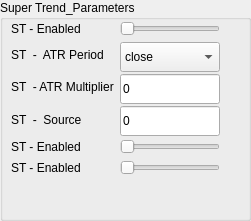
              <widget class="QGroupBox" name="grpBox_ST_parametersIndi">
               <property name="geometry">
                <rect>
                 <x>290</x>
                 <y>40</y>
                 <width>251</width>
                 <height>221</height>
                </rect>
               </property>
               <property name="title">
                <string>Super Trend_Parameters</string>
               </property>
               <widget class="QWidget" name="">
                <property name="geometry">
                 <rect>
                  <x>11</x>
                  <y>21</y>
                  <width>241</width>
                  <height>154</height>
                 </rect>
                </property>
                <layout class="QGridLayout" name="gridLayout_14">
                 <item row="0" column="0">
                  <widget class="QLabel" name="lblMptEnabled_3">
                   <property name="text">
                    <string>ST - Enabled</string>
                   </property>
                  </widget>
                 </item>
                 <item row="0" column="1">
                  <widget class="QSlider" name="hSlider_SELL_IndicatorEnabled_3">
                   <property name="maximum">
                    <number>5</number>
                   </property>
                   <property name="orientation">
                    <enum>Qt::Horizontal</enum>
                   </property>
                  </widget>
                 </item>
                 <item row="1" column="0">
                  <widget class="QLabel" name="lblMptAppliedPrice">
                   <property name="text">
                    <string>ST  -  ATR Period</string>
                   </property>
                  </widget>
                 </item>
                 <item row="1" column="1">
                  <widget class="QComboBox" name="drpMptAppliedPrice">
                   <property name="minimumSize">
                    <size>
                     <width>0</width>
                     <height>30</height>
                    </size>
                   </property>
                   <item>
                    <property name="text">
                     <string>close</string>
                    </property>
                   </item>
                   <item>
                    <property name="text">
                     <string>open</string>
                    </property>
                   </item>
                   <item>
                    <property name="text">
                     <string>high</string>
                    </property>
                   </item>
                   <item>
                    <property name="text">
                     <string>low</string>
                    </property>
                   </item>
                   <item>
                    <property name="text">
                     <string>HL2</string>
                    </property>
                   </item>
                   <item>
                    <property name="text">
                     <string>HLC3</string>
                    </property>
                   </item>
                   <item>
                    <property name="text">
                     <string>OHLC</string>
                    </property>
                   </item>
                  </widget>
                 </item>
                 <item row="1" column="2">
                  <spacer name="horizontalSpacer_11">
                   <property name="orientation">
                    <enum>Qt::Horizontal</enum>
                   </property>
                   <property name="sizeHint" stdset="0">
                    <size>
                     <width>40</width>
                     <height>20</height>
                    </size>
                   </property>
                  </spacer>
                 </item>
                 <item row="2" column="0">
                  <widget class="QLabel" name="lblMptShortMaPeriod">
                   <property name="text">
                    <string>ST  - ATR Multiplier</string>
                   </property>
                  </widget>
                 </item>
                 <item row="2" column="1">
                  <widget class="QLineEdit" name="txtMptShortEmaPeriod">
                   <property name="minimumSize">
                    <size>
                     <width>0</width>
                     <height>30</height>
                    </size>
                   </property>
                   <property name="text">
                    <string>0</string>
                   </property>
                  </widget>
                 </item>
                 <item row="3" column="0">
                  <widget class="QLabel" name="lblMptLongMaPeriod">
                   <property name="text">
                    <string>ST  -  Source</string>
                   </property>
                  </widget>
                 </item>
                 <item row="3" column="1">
                  <widget class="QLineEdit" name="txtMptLongEmaPeriod">
                   <property name="minimumSize">
                    <size>
                     <width>0</width>
                     <height>30</height>
                    </size>
                   </property>
                   <property name="text">
                    <string>0</string>
                   </property>
                  </widget>
                 </item>
                 <item row="4" column="0">
                  <widget class="QLabel" name="lblMptEnabled_5">
                   <property name="text">
                    <string>ST - Enabled</string>
                   </property>
                  </widget>
                 </item>
                 <item row="4" column="1">
                  <widget class="QSlider" name="hSlider_SELL_IndicatorEnabled_6">
                   <property name="maximum">
                    <number>5</number>
                   </property>
                   <property name="orientation">
                    <enum>Qt::Horizontal</enum>
                   </property>
                  </widget>
                 </item>
                 <item row="5" column="0">
                  <widget class="QLabel" name="lblMptEnabled_6">
                   <property name="text">
                    <string>ST - Enabled</string>
                   </property>
                  </widget>
                 </item>
                 <item row="5" column="1">
                  <widget class="QSlider" name="hSlider_SELL_IndicatorEnabled_7">
                   <property name="maximum">
                    <number>5</number>
                   </property>
                   <property name="orientation">
                    <enum>Qt::Horizontal</enum>
                   </property>
                  </widget>
                 </item>
                </layout>
               </widget>
              </widget>
